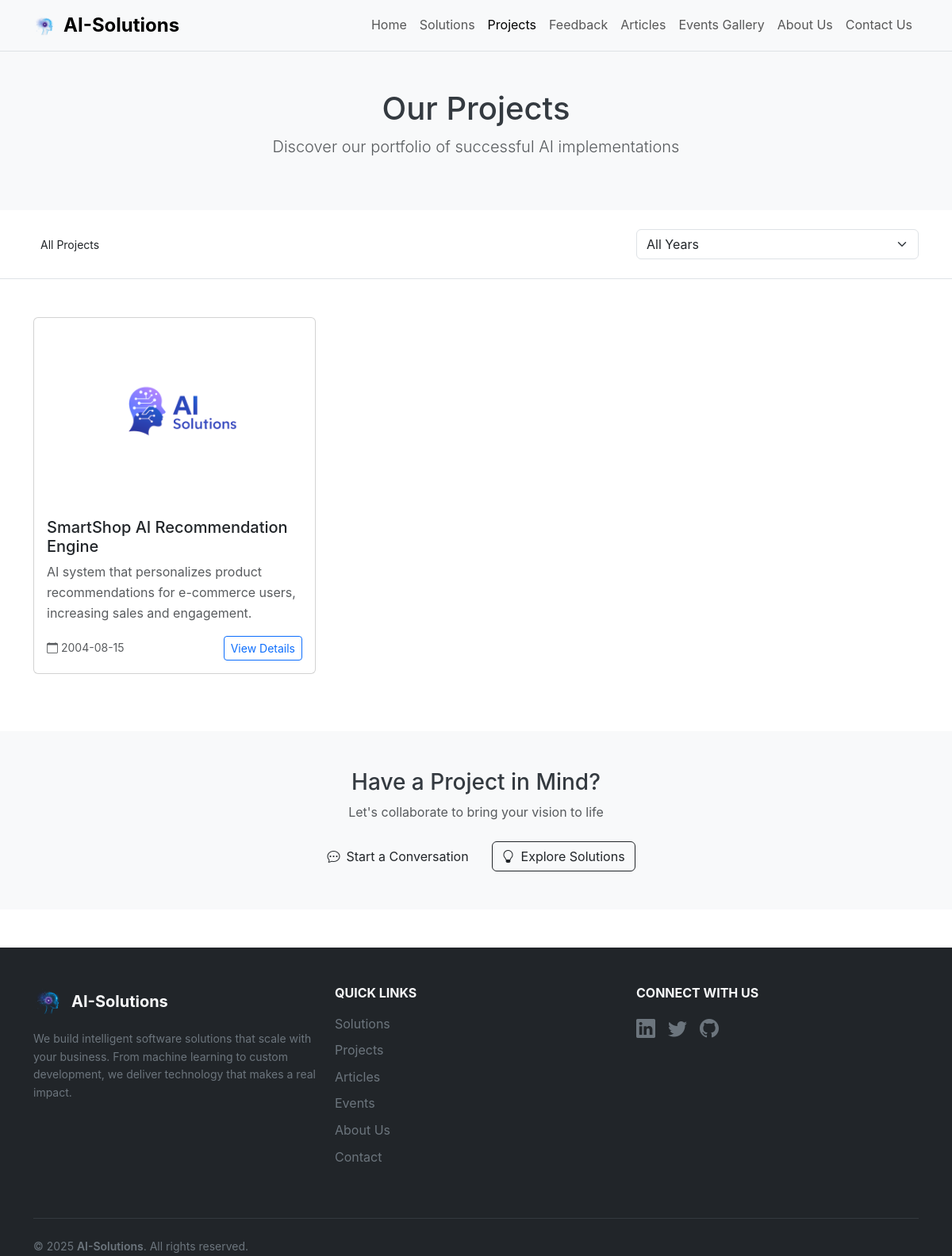
/projects/, run on the app's committed database.
### core/models.py (models this page shows, shortened)
class Project(models.Model):
    title = models.CharField(max_length=255)
    slug = models.SlugField(unique=True)  # Ensure slug field exists
    summary = models.TextField()
    description = models.TextField()
    cover_image = models.ImageField(upload_to='projects/')
    tags = models.ManyToManyField('Tag', through='Project_tags', blank=True)  # Many-to-many relationship with through model
    completed_on = models.DateField()
    slug = models.SlugField(max_length=200, blank=True)
    views_count = models.PositiveIntegerField(default=0)

### core/views.py (the view)
# urls.py: path('projects/', views.projects, name="projects"),
def projects(request):
    tag = request.GET.get('tag', '')
    queryset = Project.objects.all()
    if tag:
        queryset = queryset.filter(tags__name__iexact=tag)
    paginator = Paginator(queryset, 9)
    page_number = request.GET.get('page')
    page_obj = paginator.get_page(page_number)
    all_tags = Tag.objects.all()
    context = {
        'page_obj': page_obj,
        'all_tags': all_tags,
        'selected_tag': tag,
        'settings': SiteSettings.load(),
    }
    return render(request, 'frontend/projects.html', context)

### core/context_processors.py (called while the page is built, shortened)
def site_settings(request):
    return {
        'settings': SiteSettings.load()
    }

def admin_notifications(request):
    return {}

### core/models.py (called while the page is built)
    @classmethod
    def load(cls):
        return cls.objects.first()

### templates/frontend/projects.html (shortened to what this page needs)
{% extends "base.html" %}
{% load static %}
{% block content %}
<section class="py-5 bg-light">
    <div class="container">
        <div class="row">
            <div class="col-12 text-center">
                <h1>Our Projects</h1>
                <p class="lead text-muted">Discover our portfolio of successful AI implementations</p>
            </div>
        </div>
    </div>
</section>
<section class="py-4 border-bottom">
    <div class="container">
        <form method="get" class="row align-items-center">
            <div class="col-lg-8 mb-3 mb-lg-0">
                <div class="d-flex flex-wrap gap-2">
                    <a href="?" class="btn btn-sm {% if not request.GET.tag %}btn-brand{% else %}btn-outline-secondary{% endif %}">
                        All Projects
                    </a>
                </div>
            </div>
            <div class="col-lg-4">
                <select name="year" class="form-select" onchange="this.form.submit()">
                    <option value="">All Years</option>
                </select>
            </div>
        </form>
    </div>
</section>
<section class="py-5">
    <div class="container">
        {% if page_obj %}
            <div class="row">
                {% for project in page_obj %}
                    <div class="col-lg-4 col-md-6 mb-4">
                        <div class="card h-100 card-hover">
                            {% if project.cover_image %}
                                <img src="{{ project.cover_image.url }}" class="card-img-top" alt="{{ project.title }} cover" loading="lazy">
                            {% else %}
                                <img src="{% static 'core/img/placeholder-16x9.jpg' %}" class="card-img-top" alt="{{ project.title }} cover" loading="lazy">
                            {% endif %}
                            <div class="card-body d-flex flex-column">
                                <h5 class="card-title">{{ project.title }}</h5>
                                <p class="card-text text-muted flex-grow-1">{{ project.summary|truncatewords:20 }}</p>
                                <div class="d-flex justify-content-between align-items-center">
                                    <small class="text-muted">
                                        <i class="bi bi-calendar me-1"></i>{{ project.completed_on|date:"Y-m-d" }}
                                    </small>
                                    <a href="{% url 'core:project_detail' project.slug %}" class="btn btn-sm btn-outline-primary">
                                        View Details
                                    </a>
                                </div>
                            </div>
                        </div>
                    </div>
                {% endfor %}
            </div>
        {% endif %}
    </div>
</section>
<section class="py-5 bg-light">
    <div class="container">
        <div class="row">
            <div class="col-12 text-center">
                <h3>Have a Project in Mind?</h3>
                <p class="text-muted mb-4">Let's collaborate to bring your vision to life</p>
                <div class="d-flex justify-content-center gap-3">
                    <a href="{% url 'core:contact' %}" class="btn btn-brand">
                        <i class="bi bi-chat-dots me-2"></i>Start a Conversation
                    </a>
                    <a href="{% url 'core:solutions' %}" class="btn btn-outline-dark">
                        <i class="bi bi-lightbulb me-2"></i>Explore Solutions
                    </a>
                </div>
            </div>
        </div>
    </div>
</section>
{% endblock %}

### static/css/main.css (style rules this page uses)
:root { --primary-color: #007bff; --secondary-color: #6c757d; --success-color: #28a745; --danger-color: #dc3545; --warning-color: #ffc107; --info-color: #17a2b8; --light-color: #f8f9fa; --dark-color: #343a40; --gradient-primary: linear-gradient(135deg, #667eea 0%, #764ba2 100%); --gradient-secondary: linear-gradient(135deg, #f093fb 0%, #f5576c 100%); }
body { font-family: 'Inter', -apple-system, BlinkMacSystemFont, 'Segoe UI', Roboto, sans-serif; line-height: 1.6; color: var(--dark-color); }

### data on the page
Project: cover_image (picture), title "SmartShop AI Recommendation Engine", summary "AI system that personalizes product recommendations for e-commerce users, increasing sales and engagement.", completed_on "2004-08-15"
